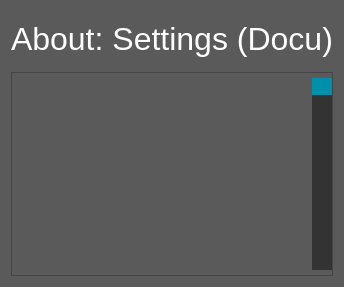
               <widget class="QWidget" name="page_about_main">
                <property name="styleSheet">
                 <string notr="true">background:rgb(91,90,90);</string>
                </property>
                <layout class="QGridLayout" name="gridLayout_3">
                 <item row="0" column="0">
                  <widget class="QLabel" name="lab_about_main">
                   <property name="minimumSize">
                    <size>
                     <width>0</width>
                     <height>55</height>
                    </size>
                   </property>
                   <property name="maximumSize">
                    <size>
                     <width>16777215</width>
                     <height>55</height>
                    </size>
                   </property>
                   <property name="font">
                    <font>
                     <family>Segoe UI</family>
                     <pointsize>24</pointsize>
                    </font>
                   </property>
                   <property name="styleSheet">
                    <string notr="true">color:rgb(255,255,255);</string>
                   </property>
                   <property name="text">
                    <string>About: Settings (Docu)</string>
                   </property>
                  </widget>
                 </item>
                 <item row="1" column="0">
                  <widget class="QFrame" name="frame_about_main">
                   <property name="frameShape">
                    <enum>QFrame::StyledPanel</enum>
                   </property>
                   <property name="frameShadow">
                    <enum>QFrame::Raised</enum>
                   </property>
                   <layout class="QHBoxLayout" name="horizontalLayout_28">
                    <property name="spacing">
                     <number>0</number>
                    </property>
                    <property name="leftMargin">
                     <number>5</number>
                    </property>
                    <property name="topMargin">
                     <number>5</number>
                    </property>
                    <property name="rightMargin">
                     <number>0</number>
                    </property>
                    <property name="bottomMargin">
                     <number>5</number>
                    </property>
                    <item>
                     <widget class="QTextEdit" name="text_about_main">
                      <property name="enabled">
                       <bool>true</bool>
                      </property>
                      <property name="font">
                       <font>
                        <family>Segoe UI</family>
                        <pointsize>10</pointsize>
                       </font>
                      </property>
                      <property name="styleSheet">
                       <string notr="true">color:rgb(255,255,255);</string>
                      </property>
                      <property name="frameShape">
                       <enum>QFrame::NoFrame</enum>
                      </property>
                      <property name="frameShadow">
                       <enum>QFrame::Plain</enum>
                      </property>
                      <property name="readOnly">
                       <bool>true</bool>
                      </property>
                      <property name="textInteractionFlags">
                       <set>Qt::TextBrowserInteraction</set>
                      </property>
                     </widget>
                    </item>
                    <item>
                     <widget class="QScrollBar" name="scroll_about_main">
                      <property name="styleSheet">
                       <string notr="true">QScrollBar:vertical {
	background:rgb(51,51,51);
    width:20px;
    margin: 0px 0px 0px 0px;
}
QScrollBar::handle:vertical {
    background:rgb(0,143,170);
}
QScrollBar::add-page:vertical {
 	background:rgb(51,51,51);
}
QScrollBar::sub-page:vertical {
 	background:rgb(51,51,51);
}</string>
                      </property>
                      <property name="orientation">
                       <enum>Qt::Vertical</enum>
                      </property>
                     </widget>
                    </item>
                   </layout>
                  </widget>
                 </item>
                </layout>
               </widget>
